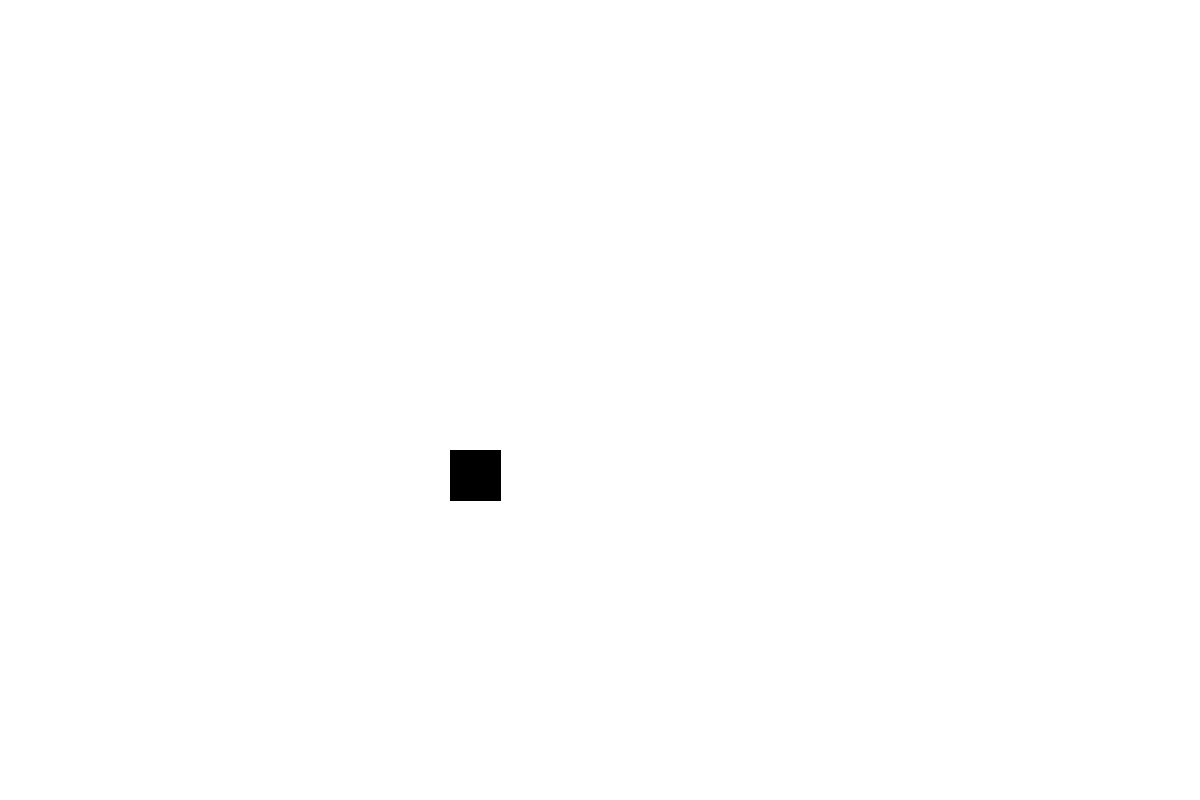
Frame 1 (no input)
Frame 60 (the mouse pressed at the canvas centre just before this capture): identical to frame 1, image omitted
Frame 120 (the mouse held since frame 60 and released just before this capture): identical to frame 1, image omitted

The Processing sketch that drew this single still picture (run headless with seeded random() and noise(); from frame 60 on, the mouse is pressed at the canvas centre):

// Processing sketch: H12Opd12_6
// ── H12Opd12_6.pde
int Y = 450; 
int X = 450; 
 
void setup(){ 
  size (1200,800); 
} 
 
void draw(){ 
  background (255,255,255); 
  if (keyPressed && (key == CODED)){ 
    if(keyCode == LEFT){ 
      X -= 10; 
  } else if (keyCode == UP){ 
      Y -= 10; 
  } else if (keyCode == RIGHT){ 
      X += 10; 
    } else if (keyCode == DOWN){ 
      Y += 10; 
    } 
  } 
   
  fill (0,0,0); 
  rect (X, Y, 50, 50);
}
